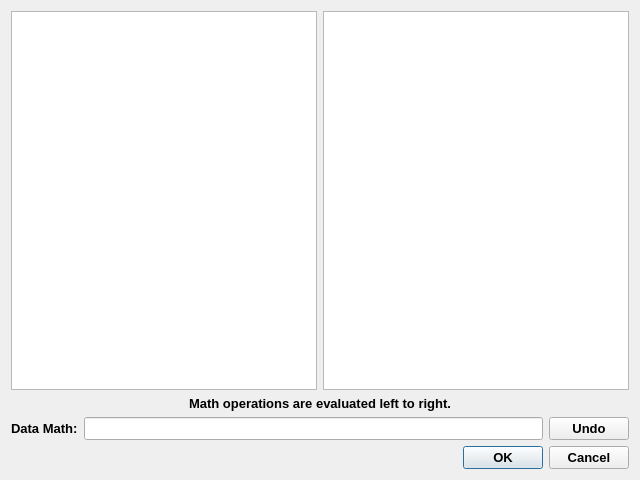
<?xml version="1.0" encoding="UTF-8"?>
<ui version="4.0">
 <class>DataMath</class>
 <widget class="QDialog" name="DataMath">
  <property name="geometry">
   <rect>
    <x>0</x>
    <y>0</y>
    <width>640</width>
    <height>480</height>
   </rect>
  </property>
  <property name="sizePolicy">
   <sizepolicy hsizetype="Maximum" vsizetype="Maximum">
    <horstretch>0</horstretch>
    <verstretch>0</verstretch>
   </sizepolicy>
  </property>
  <property name="font">
   <font>
    <family>Arial</family>
    <pointsize>9</pointsize>
   </font>
  </property>
  <property name="windowTitle">
   <string>Create new derived data (Data Math)</string>
  </property>
  <layout class="QVBoxLayout" name="verticalLayout">
   <item>
    <layout class="QHBoxLayout" name="horizontalLayout">
     <item>
      <widget class="QListWidget" name="dataLabels">
       <property name="font">
        <font>
         <family>Arial</family>
         <pointsize>11</pointsize>
         <weight>75</weight>
         <bold>true</bold>
        </font>
       </property>
       <property name="showDropIndicator" stdset="0">
        <bool>false</bool>
       </property>
       <property name="dragEnabled">
        <bool>false</bool>
       </property>
       <property name="dragDropMode">
        <enum>QAbstractItemView::NoDragDrop</enum>
       </property>
      </widget>
     </item>
     <item>
      <widget class="QListWidget" name="operatorList">
       <property name="font">
        <font>
         <family>Arial</family>
         <pointsize>11</pointsize>
         <weight>75</weight>
         <bold>true</bold>
        </font>
       </property>
       <property name="showDropIndicator" stdset="0">
        <bool>false</bool>
       </property>
       <property name="dragEnabled">
        <bool>false</bool>
       </property>
       <property name="dragDropMode">
        <enum>QAbstractItemView::NoDragDrop</enum>
       </property>
      </widget>
     </item>
    </layout>
   </item>
   <item>
    <widget class="QLabel" name="label_2">
     <property name="font">
      <font>
       <family>Arial</family>
       <pointsize>10</pointsize>
       <weight>75</weight>
       <bold>true</bold>
      </font>
     </property>
     <property name="text">
      <string>Math operations are evaluated left to right.</string>
     </property>
     <property name="alignment">
      <set>Qt::AlignCenter</set>
     </property>
    </widget>
   </item>
   <item>
    <layout class="QHBoxLayout" name="horizontalLayout_2">
     <item>
      <widget class="QLabel" name="label">
       <property name="font">
        <font>
         <family>Arial</family>
         <pointsize>10</pointsize>
         <weight>75</weight>
         <bold>true</bold>
        </font>
       </property>
       <property name="text">
        <string>Data Math:</string>
       </property>
      </widget>
     </item>
     <item>
      <widget class="QLineEdit" name="dataMath">
       <property name="font">
        <font>
         <family>Arial</family>
         <pointsize>10</pointsize>
         <weight>75</weight>
         <bold>true</bold>
        </font>
       </property>
       <property name="acceptDrops">
        <bool>false</bool>
       </property>
       <property name="toolTip">
        <string>A derived data element is a data element derived from other data elements using a mathematical, logical, or other type of transformation, e.g. arithmetic formula, composition, aggregation.</string>
       </property>
       <property name="inputMask">
        <string/>
       </property>
       <property name="readOnly">
        <bool>true</bool>
       </property>
      </widget>
     </item>
     <item>
      <widget class="QPushButton" name="clear">
       <property name="font">
        <font>
         <family>Arial</family>
         <pointsize>10</pointsize>
         <weight>75</weight>
         <bold>true</bold>
        </font>
       </property>
       <property name="text">
        <string>Undo</string>
       </property>
      </widget>
     </item>
    </layout>
   </item>
   <item>
    <widget class="QDialogButtonBox" name="buttonBox">
     <property name="font">
      <font>
       <family>Arial</family>
       <pointsize>10</pointsize>
       <weight>75</weight>
       <bold>true</bold>
      </font>
     </property>
     <property name="orientation">
      <enum>Qt::Horizontal</enum>
     </property>
     <property name="standardButtons">
      <set>QDialogButtonBox::Cancel|QDialogButtonBox::Ok</set>
     </property>
    </widget>
   </item>
  </layout>
 </widget>
 <resources/>
 <connections>
  <connection>
   <sender>buttonBox</sender>
   <signal>accepted()</signal>
   <receiver>DataMath</receiver>
   <slot>accept()</slot>
   <hints>
    <hint type="sourcelabel">
     <x>248</x>
     <y>254</y>
    </hint>
    <hint type="destinationlabel">
     <x>157</x>
     <y>274</y>
    </hint>
   </hints>
  </connection>
  <connection>
   <sender>buttonBox</sender>
   <signal>rejected()</signal>
   <receiver>DataMath</receiver>
   <slot>reject()</slot>
   <hints>
    <hint type="sourcelabel">
     <x>316</x>
     <y>260</y>
    </hint>
    <hint type="destinationlabel">
     <x>286</x>
     <y>274</y>
    </hint>
   </hints>
  </connection>
 </connections>
</ui>
